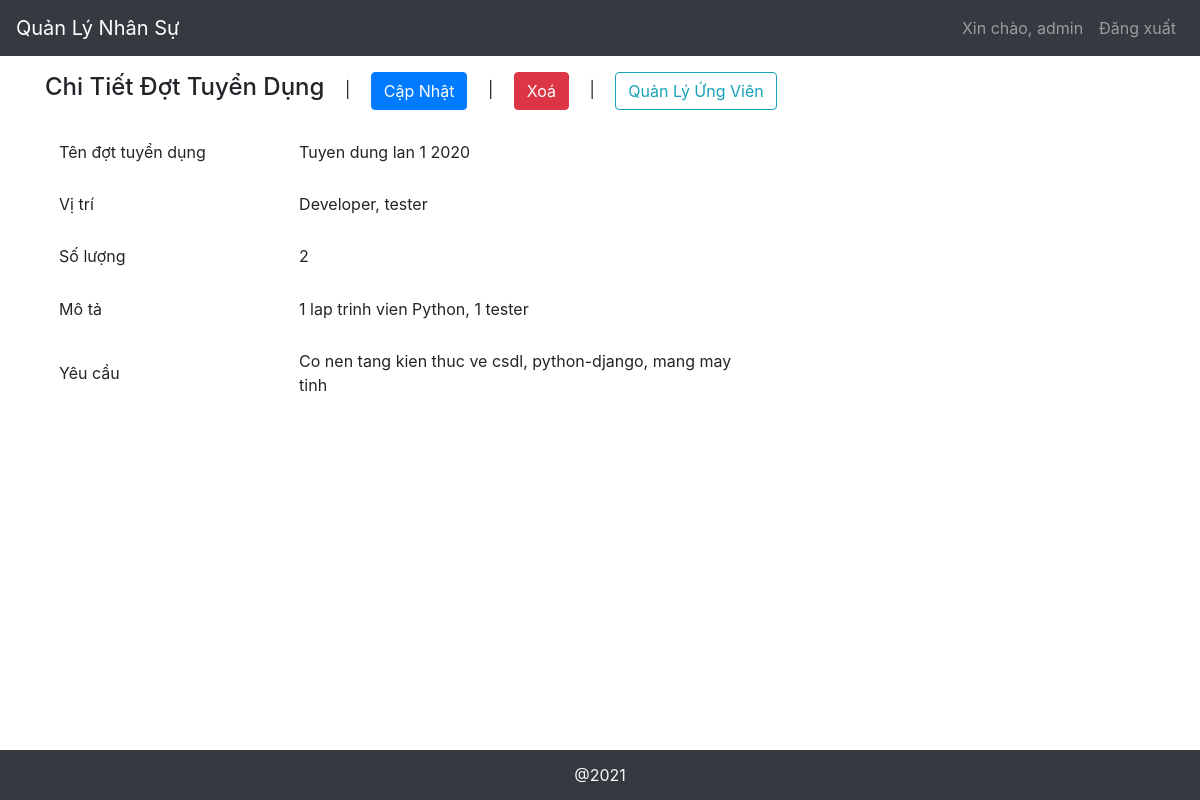
The app's page /recruitment/2 (signed in) with its own data.
### core/models.py (models this page shows, shortened)
class Recruitment(models.Model):
  rec_name = models.CharField(max_length=50)
  positions = models.CharField(max_length=200)
  describe = models.CharField(max_length=500)
  quantity = models.IntegerField()
  requirements = models.CharField(max_length=500)

### core/views.py (the view)
# urls.py: path('recruitment/<int:pk>', views.recruitment_detail, name="recruitment_detail"),
@login_required
def recruitment_detail(request, pk):
  recruitment = Recruitment.objects.get(pk=pk)
  initValue = {
    'rec_name': recruitment.rec_name,
    'positions': recruitment.positions,
    'quantity': recruitment.quantity,
    'describe': recruitment.describe,
    'requirements': recruitment.requirements,
  }
  form = RecruitmentForm(initial=initValue)
  context = {
    "recruitment": recruitment,
    "form": form,
  }
  return render(request, 'recruitment_detail.html', context)

### templates/recruitment_detail.html (shortened to what this page needs)
{% extends "base.html" %}
{% block content %}
<div class="recruitments">
  <div class="management-tool my-3">
    <h4 class="d-inline">Chi Tiết Đợt Tuyển Dụng</h4>
    <span class="mx-3">|</span>
    <button class="btn btn-primary" type="button"  data-toggle="modal" data-target="#recruitmentModal">Cập Nhật</button>
    <span class="mx-3">|</span>
    <button class="btn btn-danger" type="button"  data-toggle="modal" data-target="#recruitmentModalDel">Xoá</button>
    <span class="mx-3">|</span>
    <a href="{% url 'recruitment_candidate' recruitment.pk %}" class="btn btn-outline-info" type="button">Quản Lý Ứng Viên</a>
  </div>
  <div class="recruitment-info">
    <table>
      <tr>
        <td style="width: 15rem;">Tên đợt tuyển dụng</td>
        <td>{{ recruitment.rec_name }}</td>
      </tr>
      <tr>
        <td style="width: 15rem;">Vị trí</td>
        <td>{{ recruitment.positions }}</td>
      </tr>
      <tr>
        <td style="width: 15rem;">Số lượng</td>
        <td>{{ recruitment.quantity }}</td>
      </tr>
      <tr>
        <td style="width: 15rem;">Mô tả</td>
        <td>{{ recruitment.describe }}</td>
      </tr>
      <tr>
        <td style="width: 15rem;">Yêu cầu</td>
        <td>{{ recruitment.requirements }}</td>
      </tr>
    </table>
  </div>
</div>
{% endblock %}

### templates/base.html (shortened to what this page needs)
<!DOCTYPE html>
<html lang="en">
<head>
  {% load static %}
  <link rel="stylesheet" href="https://stackpath.bootstrapcdn.com/bootstrap/4.4.1/css/bootstrap.min.css">
  <link href="https://stackpath.bootstrapcdn.com/font-awesome/4.7.0/css/font-awesome.min.css" rel="stylesheet">
</head>
<body>
  <header>
    <nav class="navbar navbar-expand-lg navbar-dark bg-dark">
      <a class="navbar-brand" href="{% url 'home' %}">Quản Lý Nhân Sự</a>
      <div class="collapse navbar-collapse" id="navbarNavAltMarkup">
        <div class="navbar-nav ml-auto">
          {% if user.is_anonymous %}
          <a class="nav-item nav-link nav-func" href="{% url 'login' %}">Đăng nhập</a>
          {% else %}
          <a class="nav-item nav-link nav-user">Xin chào, {{ user }}</a>
          <a class="nav-item nav-link nav-func" href="{% url 'logout' %}">Đăng xuất</a>
          {% endif %}
        </div>
      </div>
    </nav>
  </header>
  <main class="container">
    {% block content %}
    {% endblock %}
  </main>
  <footer class="bg-dark text-light">
    <span>@2021</span>
  </footer>
  <link rel="stylesheet" href="https://cdnjs.cloudflare.com/ajax/libs/tempusdominus-bootstrap-4/5.1.2/css/tempusdominus-bootstrap-4.min.css" />
</body>
</html>

### templates/base.html (style rules this page uses)
body { min-height: 100vh; display: flex; flex-direction: column; }
footer { margin-top: auto; display: flex; justify-content: center; align-items: center; height: 50px; }

### templates/recruitment_detail.html (style rules this page uses)
td { padding: 2%; }

### records on screen
Recruitment: rec_name "Tuyen dung lan 1 2020", positions "Developer, tester", quantity "2", describe "1 lap trinh vien Python, 1 tester", requirements "Co nen tang kien thuc ve csdl, python-django, mang may tinh"

### other values on screen
{{ user }} "admin"
